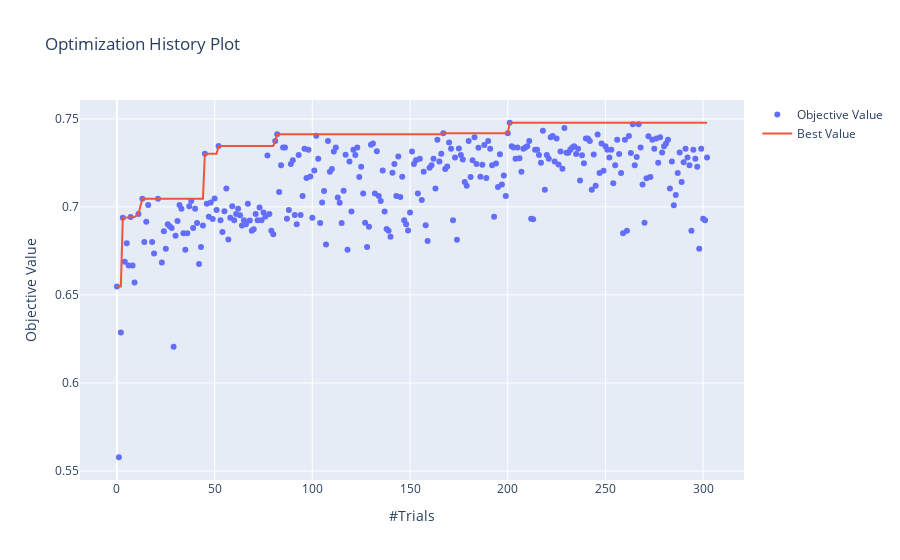

Here is the notebook cell this chart was saved with:
### Code cell
model.plot_opt_history()

### Figure 1 — Plotly figure (JSON) as saved in the notebook; plotly's stock layout.template omitted (floating-point values rounded to 4 significant figures; data arrays with more than 128 entries replaced by an {"elided": "..."} marker saying what was removed)
{"data": [{"mode": "markers", "name": "Objective Value", "type": "scatter", "x": {"elided": "298 int values"}, "y": {"elided": "298 float values"}}, {"name": "Best Value", "type": "scatter", "x": {"elided": "298 int values"}, "y": {"elided": "298 float values"}}], "layout": {"title": {"text": "Optimization History Plot"}, "xaxis": {"title": {"text": "#Trials"}}, "yaxis": {"title": {"text": "Objective Value"}}}}
